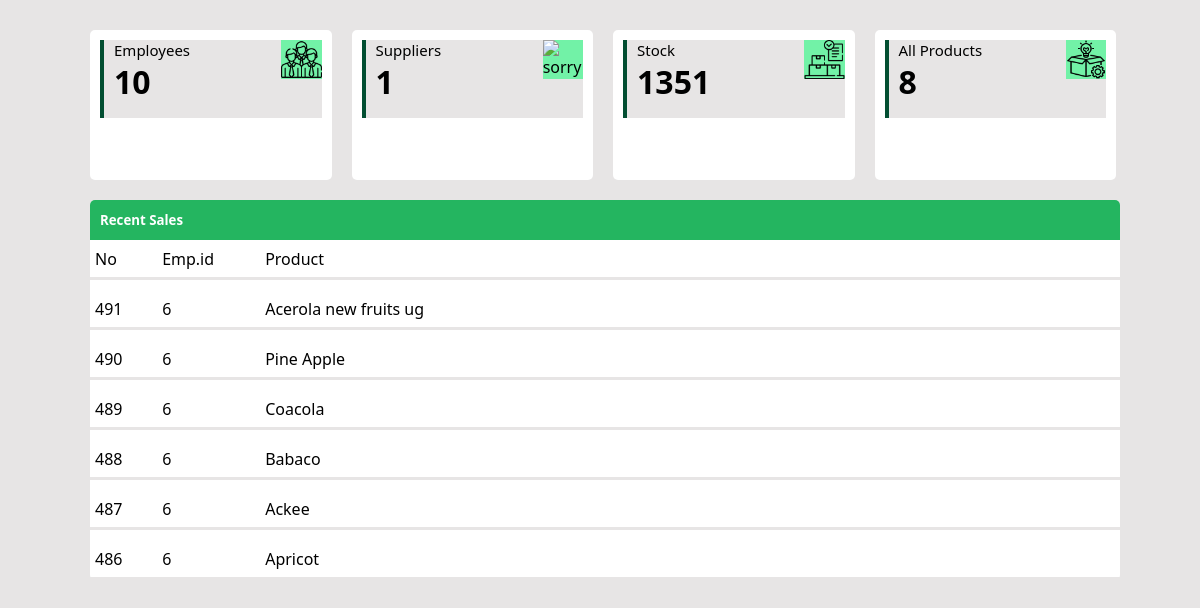
Screenshot of /pannels/Admin/dashboard/dashboard.php with the database file from the repository.
### tables this page shows
CREATE TABLE `sales` (
  `sales_id` int(255) NOT NULL,
  `employee_id` int(255) DEFAULT NULL,
  `product_id` int(255) DEFAULT NULL,
  `product_Name` varchar(300) DEFAULT NULL,
  `qty` int(255) DEFAULT NULL,
  `total` int(255) DEFAULT NULL,
  `profit` int(255) NOT NULL,
  `date_of_sale` date NOT NULL,
  `sale_time` time NOT NULL
);

### pannels/Admin/dashboard/dashboard.php (the view, shortened to what this page needs)
<!DOCTYPE html>
<html lang="en">
<head>
    <link rel="stylesheet" href="dashboard.css">
</head>
<body>
    <div class="mainStatusBar">
        <div class="statusBox box1">
            <div class="upperStatus">
                <div class="design"></div>
                <div class="info">
                    <p>Employees</p>
                        <?php
                             include("../../../assets/database_connect/database.php");
                            if($conn){
                                $sql="select count(e_id) as num_rows from employee";
                                $results=mysqli_query($conn,$sql);
                                if($results){
                                    if(mysqli_num_rows($results)>0){
                                            $row=$results->fetch_assoc();
                                            $num_rows = $row['num_rows'];
                                            echo "<h1>$num_rows</h1>";
                                }
                                }
                            }
                        ?>
                </div>
                <div class="status_image">
                    <img src="../../../assets/images/employees12.png" alt="sorry">
                </div>
            </div>
        </div>
         <div class="statusBox" id="revenue">
            <div class="upperStatus">
                <div class="design"></div>
                <div class="info">
                    <p>Suppliers</p>
                    <?php
                            if($conn){
                                $sql="select count(supplier_id) as num_rows from supplier";
                                $results=mysqli_query($conn,$sql);
                                if($results){
                                    if(mysqli_num_rows($results)>0){
                                            $row=$results->fetch_assoc();
                                            $num_rows = $row['num_rows'];
                                            echo "<h1>$num_rows</h1>";
                                }
                                }
                            }
                        ?>
                </div>
                <div class="status_image">
                    <img src="../../../assets/images/suppliers.png" alt="sorry">
                </div>
            </div>
        </div>
          <div class="statusBox" id="employee">
            <div class="upperStatus">
                <div class="design"></div>
                <div class="info">
                    <p>Stock</p>
                    <?php
                            if($conn){
                                $sql="select sum(inventory_no) as num_rows from inventory";
                                $results=mysqli_query($conn,$sql);
                                if($results){
                                    if(mysqli_num_rows($results)>0){
                                            $row=$results->fetch_assoc();
                                            $num_rows = $row['num_rows'];
                                            echo "<h1>$num_rows</h1>";
                                }
                                }
                            }
                        ?>
                </div>
                <div class="status_image">
                    <img src="../../../assets/images/inventory2.png" alt="sorry">
                </div>
            </div>
        </div>
          <div class="statusBox" id="profits">
            <div class="upperStatus">
                <div class="design"></div>
                <div class="info">
                    <p>All Products</p>
                    <?php
                            if($conn){
                                $sql="select count(DISTINCT product_id) as num_rows from products";
                                $results=mysqli_query($conn,$sql);
                                if($results){
                                    if(mysqli_num_rows($results)>0){
                                            $row=$results->fetch_assoc();
                                            $num_rows = $row['num_rows'];
                                            echo "<h1>$num_rows</h1>";
                                }
                                }
                            }
                        ?>
                </div>
                <div class="status_image">
                    <img src="../../../assets/images/product.png" alt="sorry">
                </div>
            </div>
        </div>
    </div>
    <div class="recentTransactions">
        <div class="topOrderBar">
            <h5 style="color:#fff;">Recent Sales</h5>
        </div>
        <div class="table_attributes">
            <div class="no"><p>No</p></div>
            <div class="Emp"><p>Emp.id</p></div>
            <div class="pdt"><p>Product</p></div>
        </div>
        <?php
                            if($conn){
                                $sql="select * from sales order by sales_id desc  limit 6";
                                $results=mysqli_query($conn,$sql);
                                if($results){
                                    if(mysqli_num_rows($results)>0){
                                            while($row=mysqli_fetch_assoc($results)){
                                            echo "
        <div class='orderRow'>
            <div class='no'><p>{$row['sales_id']}</p></div>
            <div class='Emp'><p>{$row['employee_id']}</p></div>
            <div class='custN'>
                <p>{$row['product_Name']}</p>
            </div>
        </div>";
                                            }
                                }
                                }
                            }
                        ?>
    </div>
</body>
</html>

### pannels/Admin/dashboard/dashboard.css (style rules this page uses)
* { padding: 0px; margin: 0px; box-sizing: border-box; }
:root { --primaryColor:#ffff; --secondaryColor:#024e31; --tertiaryColor:#060216; --dimWhite:#e7e5e5; }
body { padding-top: 20px; padding-left: 80px; padding-right: 50px; padding-bottom: 20px; background:var(--dimWhite); font-family: 'Segoe UI', Tahoma, Geneva, Verdana, sans-serif; }
.mainStatusBar { display: flex; height: 170px; width:100%; background: var(--dimWhite); padding: 10px; }
.statusBox { background: var(--primaryColor); height: 100%; width: 23%; border-radius: 5px; display: flex; flex-direction: column; padding: 10px; }
.statusBox>.upperStatus { height: 60%; display: flex; background: var(--dimWhite); }
.statusBox> .upperStatus> .design { background: var(--secondaryColor); height: 100%; width: 2%; }
.statusBox> .upperStatus> .info { width: 60%; margin-left: 10px; display: flex; flex-direction: column; }
.info>p { font-size: 15px; }
.statusBox> .upperStatus> .status_image { background: rgba(8, 255, 111, 0.521); width: 20%; height: 39px; margin-left: 46px; }
.statusBox> .upperStatus> .status_image>img { height: 100%; width: 100%; }
#revenue { margin-left: 20px; }
#employee { margin-left: 20px; }
#profits { margin-left: 20px; }
.recentTransactions { width: 96.3%; height: 380px; background: #ffffff; margin-left: 10px; border-radius: 5px; margin-top: 10px; }
.recentTransactions> .topOrderBar { background:rgba(4, 170, 73, 0.87); height: 40px; display: flex; justify-content: space-between; align-items: center; padding: 10px; border-top-right-radius: 5px; border-top-left-radius: 5px; }
.recentTransactions> .table_attributes { display: flex; align-items: center; border-bottom: 3px solid var(--dimWhite); height: 40px; }
.no { width: 7%; padding-left: 5px; }
.Emp { width:10% ; }
.custN { width:23% ; display: flex; }
.pdt { width:10% ; display: flex; }
.orderRow { height: 40px; display: flex; align-items: center; margin-top: 10px; border-bottom: 3px solid var(--dimWhite); }

### rows the page displays
sales: sales_id "491", employee "6", product_Name "Acerola new fruits ug"
sales: sales_id "490", employee "6", product_Name "Pine Apple"
sales: sales_id "489", employee "6", product_Name "Coacola"
sales: sales_id "488", employee "6", product_Name "Babaco"
sales: sales_id "487", employee "6", product_Name "Ackee"
sales: sales_id "486", employee "6", product_Name "Apricot"

### other values shown
$num_rows "10"
$num_rows "1"
$num_rows "1351"
$num_rows "8"
